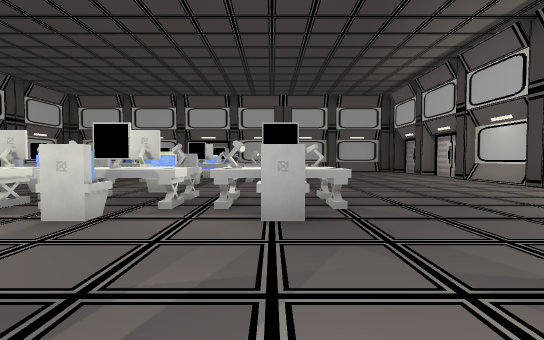
View 1 (above)

21 first-person views from a walk through a level from a Godot 3-D game. The camera is 1.4 m above the floor, tilts 2° down and sees 85° across. The floor is counted in squares, 2 m on a side. Each view is taken from the middle of a square. On the plan, view 1 faces up. The plan holds only what a view shows up to about 10 squares ahead; the rest is blank. The place goes on beyond the plan. Flat picture figures and markers are not drawn. Characters and animated objects are not drawn.

View 2
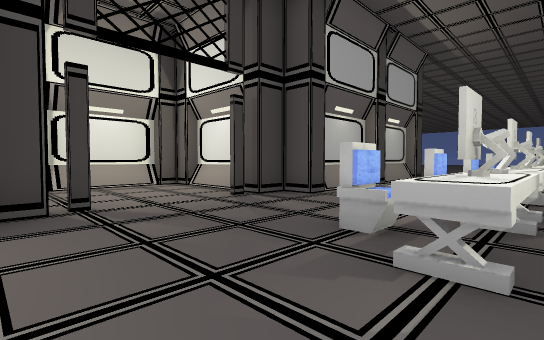

View 3
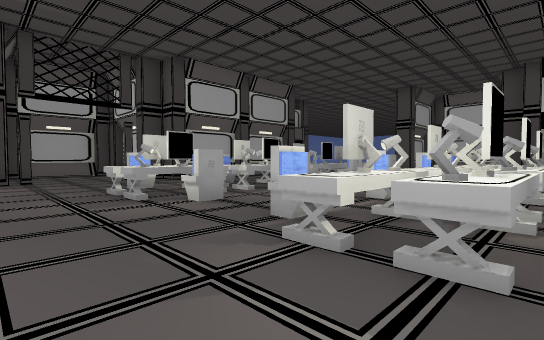

View 4
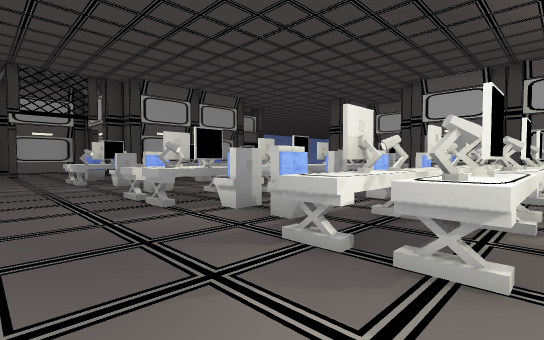

View 5
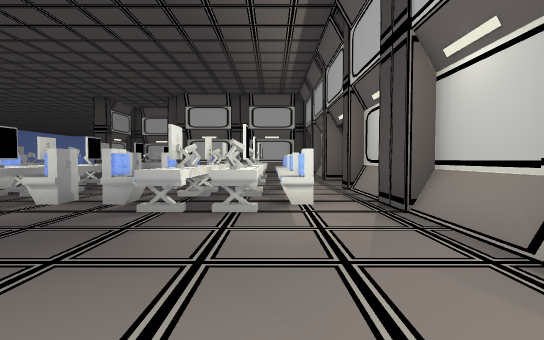

View 6
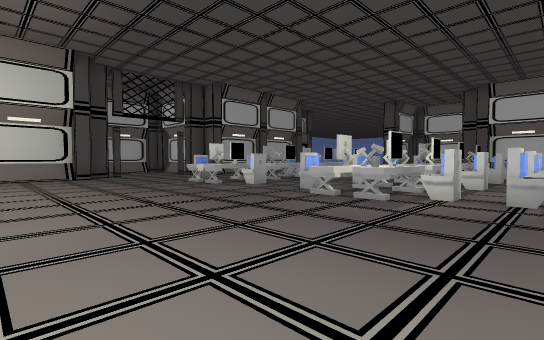

View 7
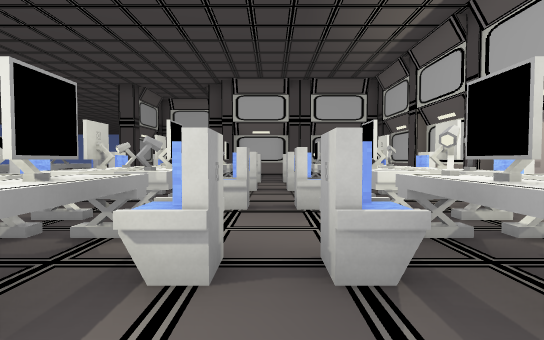

View 8
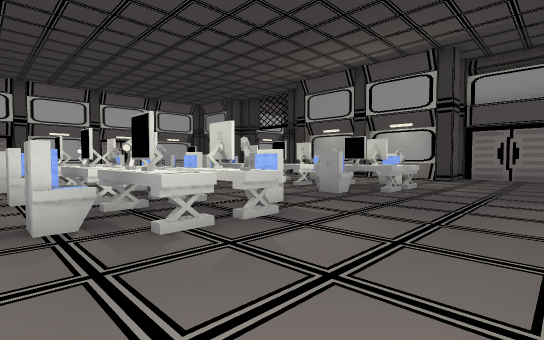

View 9
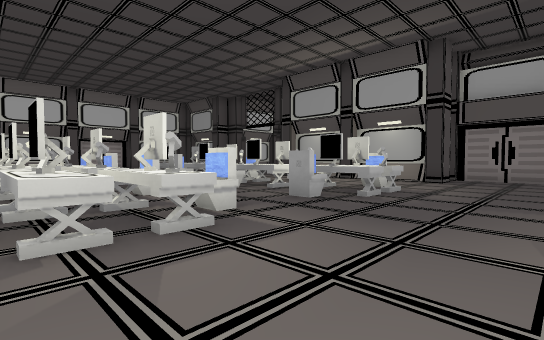

View 10
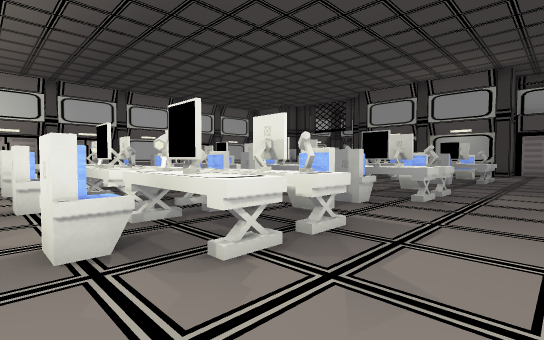

View 11
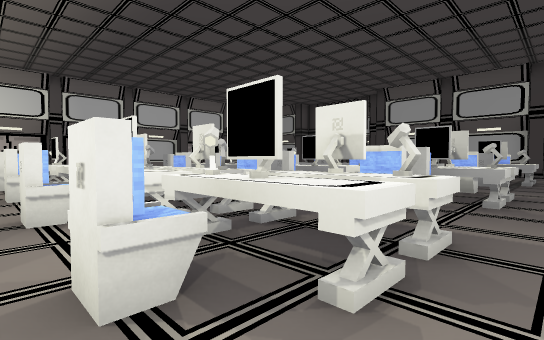

View 12
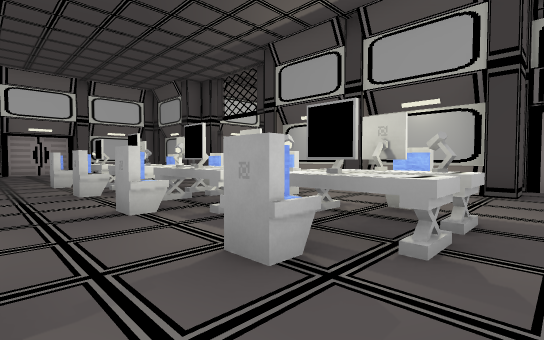

View 13
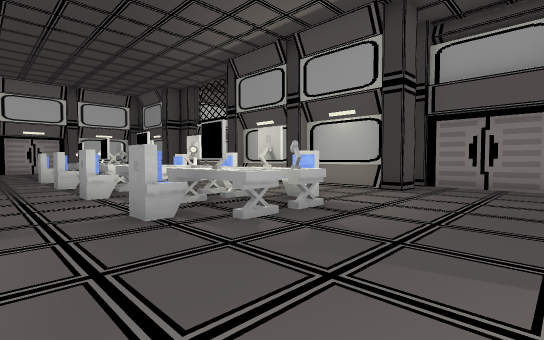

View 14
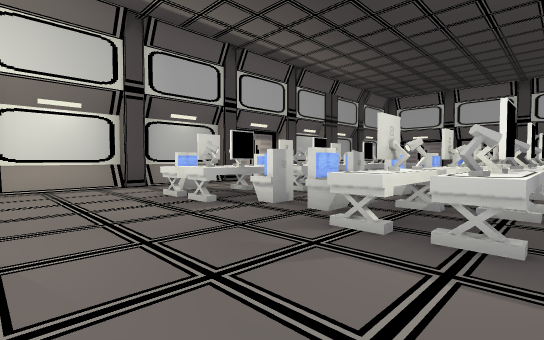

View 15
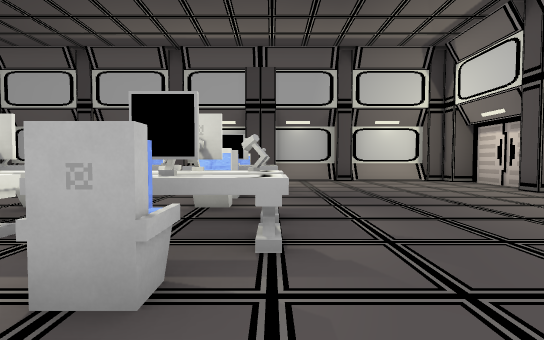

View 16
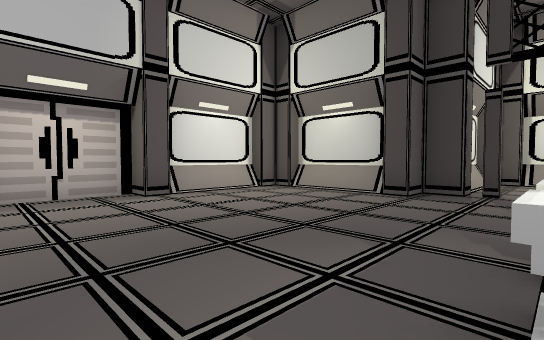

View 17
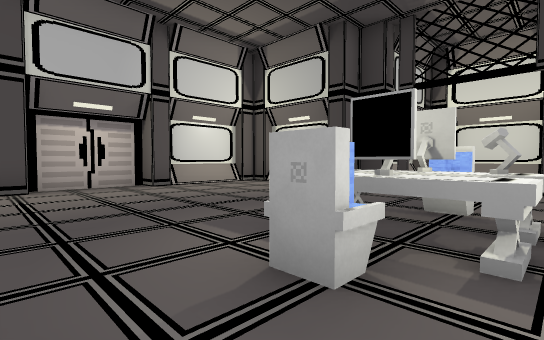

View 18
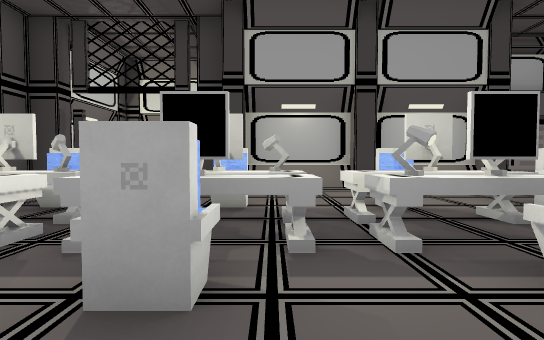

View 19
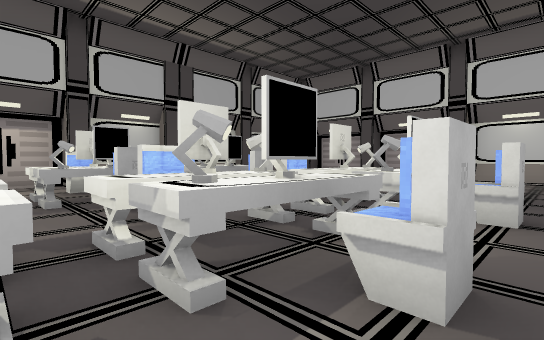

View 20
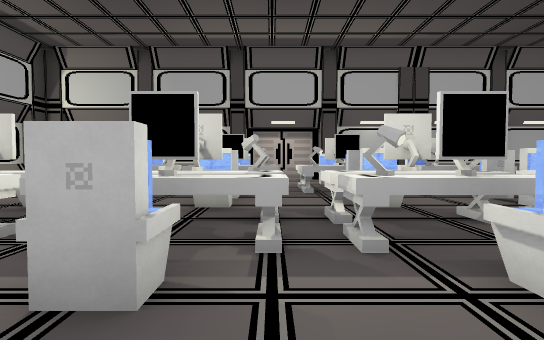

View 21
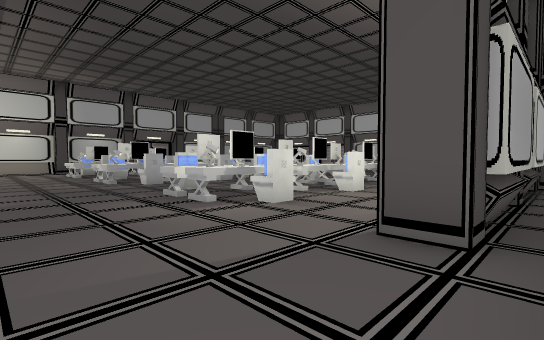

### Floor plan
Points are (right, up) in squares from view 1. A wall is a line through its corners. A room is listed if a view was taken in it or the views show most of it. See-through windows are left out.
Room 1 (view 1)
walls: (-1.5, -0.9) (-1.5, -2.5); (-1.1, 0.5) (-1.1, 0); (-1.1, -3) (-0.6, -3); (-0.6, -3.4) (1.2, -3.4); (1.5, -3) (2.4, -3); (2.4, 0) (2.4, 0.5); (1.4, -3.4) (1.9, -3.4); (2.7, -2.5) (2.7, -0.8)
low walls: (-0.4, -3) (1.1, -3); (-0.6, -3.2) (1.9, -3.2)
ways out: opening at (0.5, 0) to room 2
Room 2 (views 2, 3, 4, 5, 6, 7, 8, 9, 10, 11, 12, 13, 14, 15, 16, 17, 18, 19, 20, 21)
walls: (-2.4, 1.2) (-1.9, 1.2) (-1.9, 0.5) (-1.1, 0.5); (6.6, 7.2) (6.6, 9.4); (7, 8) (7, 10.1); (-5, 0.9) (-2.4, 0.9); (-5.5, 1.2) (-4.1, 1.2); (2.4, 0.5) (3.1, 0.5) (3.1, 1.2) (6.6, 1.2) (6.6, 4.7) (7.3, 4.7) (7.3, 6.1); (3.6, 0.9) (6.1, 0.9); (-0.5, 17.1) (-1.9, 17.1); (6.6, 13.2) (6.6, 13.8); (-6.4, 0.5) (-8.4, 0.5) (-8.4, 1.2) (-5.6, 1.2); (-4.9, 16.9) (-5.5, 16.9); (-8, 0.9) (-5.4, 0.9); (3.1, 17.1) (1.1, 17.1); (-5.4, 17.1) (-6.4, 17.1); (7, 1.6) (7, 4.1); (7.3, 14.5) (7.3, 15); (-6.6, 17.1) (-7.9, 17.1); (-7.1, 16.9) (-10.8, 16.9); (6.6, 16.2) (6.6, 16.9) (-2.4, 16.9); (-8.2, 17.1) (-10.8, 17.1); (-10.8, -0.3) (-9.9, -0.3)
low walls: (-3.2, 1.2) (-2.5, 1.2); (6.6, 9.5) (6.6, 10); (-4.6, 1.1) (-2.6, 1.1); (6.8, 8) (6.8, 10); (3.6, 1.1) (6.1, 1.1); (-7.9, 1.1) (-5.8, 1.1); (6.8, 1.8) (6.8, 4.2); (6.1, 17.1) (3.6, 17.1)
ways out: opening at (0.5, 0) to room 1; opening at (-3.5, 17); opening at (7.5, 16)
objects: table (-8, 5); chair (-8, 6); table (-8, 10); chair (-8, 11); table (-8, 14); chair (-8, 15); chair (-7, 4); other object (-7, 5); computer (-7, 6); chair (-7, 9); table (-7, 10); computer (-7, 11); chair (-7, 13); table (-7, 14); computer (-7, 15); other object (-6, 5); table (-6, 6); table (-6, 10); table (-6, 11); table (-6, 14); table (-6, 15); other object (-5, 3); table (-5, 5); computer (-5, 6); other object (-5, 7); chair (-5, 8); table (-5, 10); computer (-5, 11); other object (-5, 12); other object (-5, 14); computer (-5, 15); table (-4, 5); table (-4, 6); table (-4, 10); table (-4, 11); other object (-4, 14); other object (-4, 15); table (-3, 5); chair (-3, 6); table (-3, 10); chair (-3, 11); table (-3, 14); chair (-3, 15); chair (-2, 4); other object (-2, 5); computer (-2, 6); chair (-2, 9); table (-2, 10); computer (-2, 11); chair (-2, 13); table (-2, 14); computer (-2, 15); table (-1, 5); table (-1, 6); table (-1, 10); table (-1, 11); table (-1, 14); other object (-1, 15); other object (0, 3); table (0, 5); computer (0, 6); chair (0, 7); chair (0, 8); table (0, 10); computer (0, 11); other object (0, 12); table (0, 14); computer (0, 15); table (1, 5); table (1, 6); table (1, 10); table (1, 11); table (1, 14); table (1, 15)

Where each view was taken, in squares from view 1:
view 1: 0 up, 0 right, facing up
view 2: 5 up, 3 right, facing down-left
view 3: 11 up, 3 right, facing down-left
view 4: 15 up, 3 right, facing down-left
view 5: 15 up, 5 right, facing left
view 6: 13 up, 6 right, facing down-left
view 7: 12 up, 2 right, facing left
view 8: 12 up, 11 left, facing down-right
view 9: 11 up, 11 left, facing down-right
view 10: 16 up, 10 left, facing down-right
view 11: 16 up, 9 left, facing down-right
view 12: 8 up, 9 left, facing down-right
view 13: 8 up, 11 left, facing down-right
view 14: 9 up, 11 left, facing up-right
view 15: 7 up, 1 right, facing up
view 16: 7 up, 1 right, facing down-right
view 17: 8 up, 1 left, facing down-right
view 18: 8 up, 3 left, facing down
view 19: 8 up, 4 left, facing up-right
view 20: 7 up, 4 left, facing up
view 21: 0 up, 11 left, facing up-right
